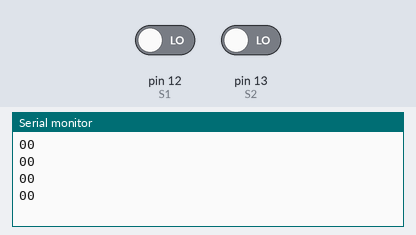
This sketch was run on a simulated Arduino Uno, built with avr-gcc and run on an emulated ATmega328P. Parts: the last lines printed to the serial monitor. The inputs (shaded band) are chosen by the test bench; at power-on: pin 12 (S1) LOW, pin 13 (S2) LOW.

Above: at 2.0 s.
2.1 s: pin 12 (S1) driven HIGH
At 2.9 s:
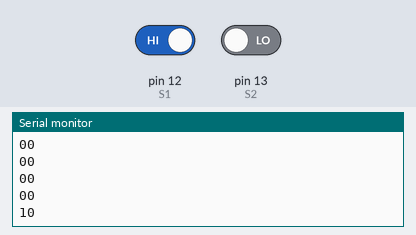
3.6 s: pin 13 (S2) driven HIGH
At 4.1 s:
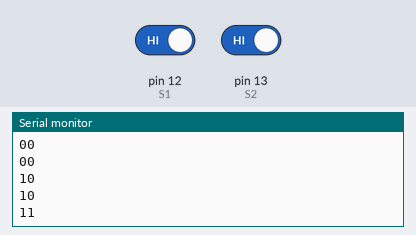
5.1 s: pin 12 (S1) driven LOW
At 5.9 s:
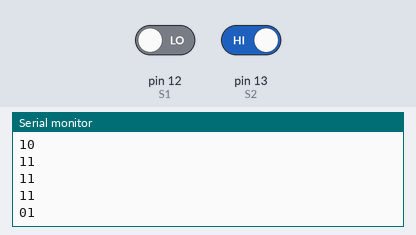
Timing chart, 0 to 8.1 s (numbered marks = the images above; inputs shaded):
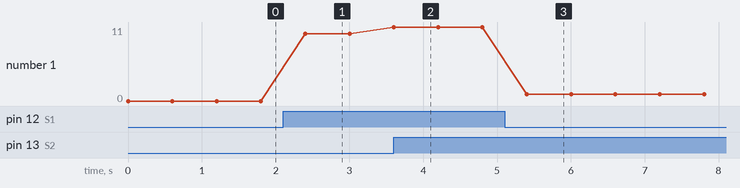

The sketch:

Sensores.ino
```cpp
int S1 = 12;
int S2 = 13;

void setup() {
  // put your setup code here, to run once:
  pinMode(S1, INPUT);
  pinMode(S2, INPUT);
  Serial.begin(9600);
}

void loop() {
  // put your main code here, to run repeatedly:

  int v1 = digitalRead(S1);
  int v2 = digitalRead(S2);
  Serial.print(v1);
  Serial.println(v2);

  delay(600);

}
```

Measured:
- after the input at 2.1 s, the serial monitor: prints a new line after 0.30 s (image 1)
- after the input at 3.6 s, the serial monitor: prints a new line at once (image 2)
- after the input at 5.1 s, the serial monitor: prints a new line after 0.30 s (image 3)
- plotted number 1: 0 → 10 after the input at 2.1 s, 10 → 11 after the input at 3.6 s, 11 → 1 after the input at 5.1 s
